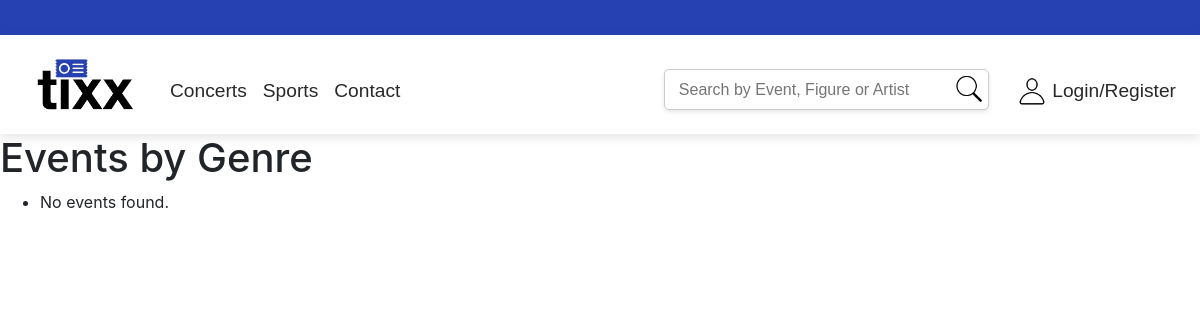
Before: /filtered_events/Hip-Hop/ with the older database file.
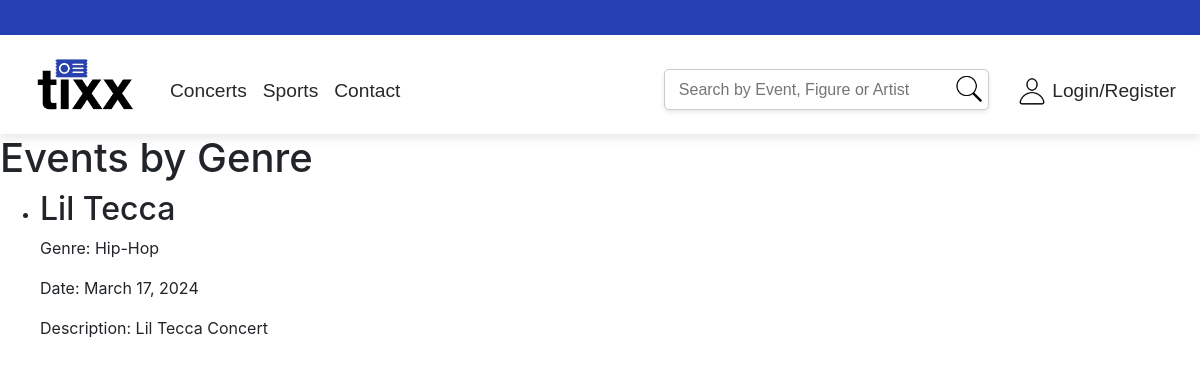
After: the same page with the newer database file.
### tixx/models.py (models this page shows, shortened)
class Event(models.Model):
    eventName = models.CharField(max_length=100)
    eventDate = models.DateField()
    eventTime = models.TimeField(default='12:00')
    eventId = models.AutoField(primary_key=True)
    eventLocation = models.CharField(max_length=100)
    eventDescription = models.CharField(max_length=250)
    eventStatus = models.CharField(max_length=10)
    eventGenre = models.CharField(max_length=100, default="none")
    eventImage = models.ImageField(upload_to='event_images/', null=True, blank=True)
    arenaId = models.ForeignKey(Arena,on_delete=models.SET_NULL, null=True)
    figureId = models.ForeignKey(Figure, on_delete=models.SET_NULL, null=True)

### tixx/views.py (the view)
# urls.py: path('filtered_events/<slug:eventGenre>/', views.filtered_events, name='filtered_events'),
def filtered_events(request, eventGenre):
    filtered_events = Event.objects.filter(eventGenre=eventGenre)
    return render(request, 'filtered_events.html', {'filtered_events': filtered_events})

### tixx/templates/filtered_events.html (shortened to what this page needs)
{% extends 'base.html' %}
{% load static %}
{% block content %}
<link rel="stylesheet" type="text/css" href="{% static 'css/filtered_events.css' %}">
<div class="content-container">
    <h1>Events by Genre</h1>
    <ul>
        {% for event in filtered_events %}
            <li>
                <h2>{{ event.eventName }}</h2>
                <p>Genre: {{ event.eventGenre }}</p>
                <p>Date: {{ event.eventDate}}</p>
                <p>Description: {{ event.eventDescription }}</p>
            </li>
        {% empty %}
            <li>No events found.</li>
        {% endfor %}
    </ul>
</div>
{% endblock %}

Changed rows visible on the page:
added Event: eventName "Lil Tecca", eventGenre "Hip-Hop", eventDate "March 17, 2024", eventDescription "Lil Tecca Concert"
Other visible differences:
text no longer shown: "No events found."
